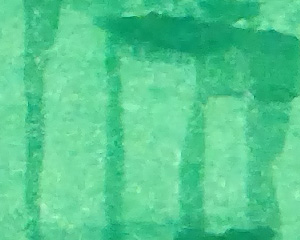
#> input picture ImageRecognition/ColorSamples/green1.jpg, 300 x 240 px
$ python color_data.py   (Python 2 division)
#> lines starting #> are read from the running program, lines starting #| are printed output that depends on the picture
#import the requigreen packages
import matplotlib.pyplot as plt
from matplotlib.colors import LogNorm
import cv2,glob
import numpy as np

#specify the color for which histogram is to be plotted
color = 'pieces/yellow'
# whether the plot should be on full scale or zoomed
zoom = 0
# load all the files in the folder
files = ['green1.jpg','green2.jpg','green3.jpg']
files.sort()
print files
# empty arrays for separating the channels for plotting
B = np.array([])
G = np.array([])
R = np.array([])
H = np.array([])
S = np.array([])
V = np.array([])
Y = np.array([])
Cr = np.array([])
Cb = np.array([])
LL = np.array([])
LA = np.array([])
LB = np.array([])

# Data creation
# append the values from each file to the respective channel
for fi in files[:]:
    # BGR
    im = cv2.imread(fi)
#> im is the input picture: shape (240, 300, 3); mean B, G, R 145, 203, 84.4
    b = im[:,:,0]
    b = b.reshape(b.shape[0]*b.shape[1])
    g = im[:,:,1]
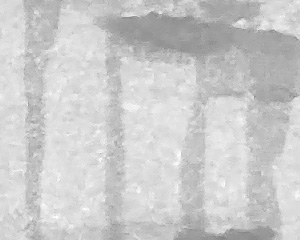
#> g: shape (240, 300); min 126, max 255, mean 203
    g = g.reshape(g.shape[0]*g.shape[1])
    r = im[:,:,2]
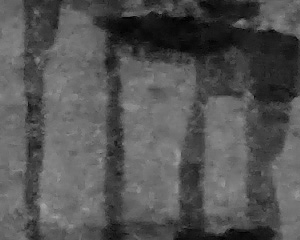
#> r: shape (240, 300); min 0, max 167, mean 84.4
    r = r.reshape(r.shape[0]*r.shape[1])
    B = np.append(B,b)
    G = np.append(G,g)
    R = np.append(R,r)
    # HSV
    hsv = cv2.cvtColor(im,cv2.COLOR_BGR2HSV)
#> hsv: shape (240, 300, 3); mean H, S, V 75.1, 152.4, 203
    h = hsv[:,:,0]
    h = h.reshape(h.shape[0]*h.shape[1])
    s = hsv[:,:,1]
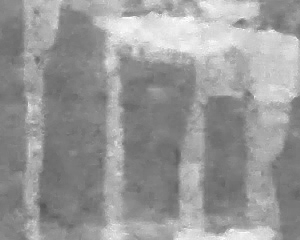
#> s: shape (240, 300); min 84, max 255, mean 152.4
    s = s.reshape(s.shape[0]*s.shape[1])
    v = hsv[:,:,2]
    v = v.reshape(v.shape[0]*v.shape[1])
    H = np.append(H,h)
    S = np.append(S,s)
    V = np.append(V,v)
    # YCrCb
    ycb = cv2.cvtColor(im,cv2.COLOR_BGR2YCrCb)
#> ycb: shape (240, 300, 3); mean of channels 0, 1, 2 160.9, 73.5, 119
    y = ycb[:,:,0]
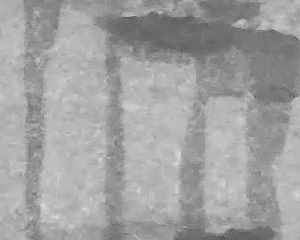
#> y: shape (240, 300); min 82, max 220, mean 160.9
    y = y.reshape(y.shape[0]*y.shape[1])
    cr = ycb[:,:,1]
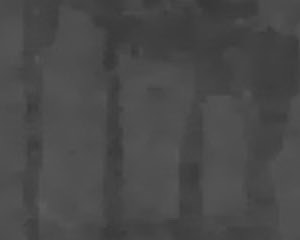
#> cr: shape (240, 300); min 55, max 92, mean 73.5
    cr = cr.reshape(cr.shape[0]*cr.shape[1])
    cb = ycb[:,:,2]
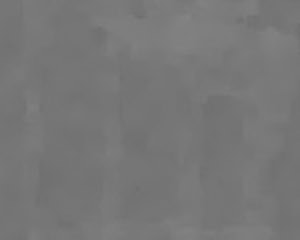
#> cb: shape (240, 300); min 110, max 133, mean 119
    cb = cb.reshape(cb.shape[0]*cb.shape[1])
    Y = np.append(Y,y)
    Cr = np.append(Cr,cr)
    Cb = np.append(Cb,cb)
    # Lab
    lab = cv2.cvtColor(im,cv2.COLOR_BGR2LAB)
#> lab: shape (240, 300, 3); mean of channels 0, 1, 2 188.8, 81.9, 147.4
    ll = lab[:,:,0]
    ll = ll.reshape(ll.shape[0]*ll.shape[1])
    la = lab[:,:,1]
    la = la.reshape(la.shape[0]*la.shape[1])
    lb = lab[:,:,2]
    lb = lb.reshape(lb.shape[0]*lb.shape[1])
    LL = np.append(LL,ll)
    LA = np.append(LA,la)
    LB = np.append(LB,lb)
#> pass 2 of the loop `for fi in files[:]:`:
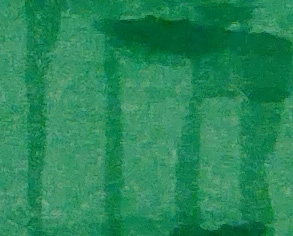
#> input picture ImageRecognition/ColorSamples/green2.jpg, 293 x 236 px
#> im is the input picture: shape (236, 293, 3); mean B, G, R 89.1, 136.2, 37.8
#> b: shape (236, 293)
#> g: shape (236, 293)
#> r: shape (236, 293)
#> hsv: shape (236, 293, 3); mean H, S, V 75.5, 188.8, 136.2
#> h: shape (236, 293)
#> s: shape (236, 293)
#> ycb: shape (236, 293, 3); mean of channels 0, 1, 2 101.4, 82.6, 121
#> y: shape (236, 293)
#> cr: shape (236, 293)
#> `cb = ycb[:,:,2]`:
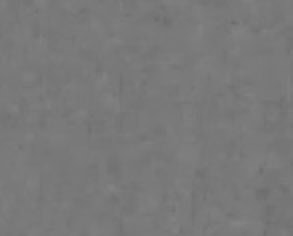
#> cb: shape (236, 293); min 107, max 133, mean 121
#> lab: shape (236, 293, 3); mean of channels 0, 1, 2 128.8, 89, 145.6
#> ll: shape (236, 293)
#> la: shape (236, 293)
#> `lb = lab[:,:,2]`:
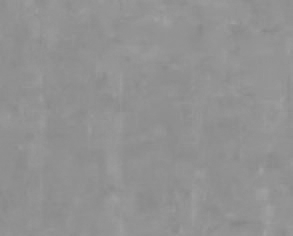
#> lb: shape (236, 293); min 133, max 161, mean 145.6
#> pass 3 of the loop `for fi in files[:]:`:
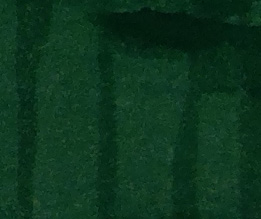
#> input picture ImageRecognition/ColorSamples/green3.jpg, 261 x 219 px
#> im is the input picture: shape (219, 261, 3); mean B, G, R 29.8, 52.5, 12.5
#> b: shape (219, 261)
#> g: shape (219, 261)
#> r: shape (219, 261)
#> hsv: shape (219, 261, 3); mean H, S, V 73.1, 198.7, 52.5
#> h: shape (219, 261)
#> `s = hsv[:,:,1]`:
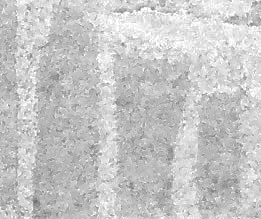
#> s: shape (219, 261); min 108, max 255, mean 198.7
#> ycb: shape (219, 261, 3); mean of channels 0, 1, 2 38, 109.8, 123.4
#> y: shape (219, 261)
#> `cr = ycb[:,:,1]`:
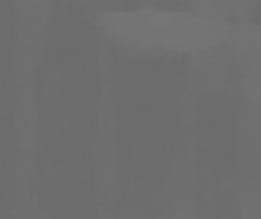
#> cr: shape (219, 261); min 106, max 119, mean 109.8
#> cb: shape (219, 261)
#> lab: shape (219, 261, 3); mean of channels 0, 1, 2 47.6, 107.8, 138.3
#> ll: shape (219, 261)
#> la: shape (219, 261)
#> lb: shape (219, 261)


# Plotting the histogram
nbins = 10
plt.figure(figsize=[20,10])
plt.subplot(2,3,1)
plt.hist2d(B, G, bins=nbins, norm=LogNorm())
plt.xlabel('B')
plt.ylabel('G')
plt.title('RGB')
if not zoom:
    plt.xlim([0,255])
    plt.ylim([0,255])
plt.colorbar()
plt.subplot(2,3,2)
plt.hist2d(B, R, bins=nbins, norm=LogNorm())
plt.colorbar()
plt.xlabel('B')
plt.ylabel('R')
plt.title('RGB')
if not zoom:
    plt.xlim([0,255])
    plt.ylim([0,255])
plt.subplot(2,3,3)
plt.hist2d(R, G, bins=nbins, norm=LogNorm())
plt.colorbar()
plt.xlabel('R')
plt.ylabel('G')
plt.title('RGB')
if not zoom:
    plt.xlim([0,255])
    plt.ylim([0,255])

plt.subplot(2,3,4)
plt.hist2d(H, S, bins=nbins, norm=LogNorm())
plt.colorbar()
plt.xlabel('H')
plt.ylabel('S')
plt.title('HSV')
if not zoom:
    plt.xlim([0,180])
    plt.ylim([0,255])

plt.subplot(2,3,5)
plt.hist2d(Cr, Cb, bins=nbins, norm=LogNorm())
plt.colorbar()
plt.xlabel('Cr')
plt.ylabel('Cb')
plt.title('YCrCb')
if not zoom:
    plt.xlim([0,255])
    plt.ylim([0,255])

plt.subplot(2,3,6)
plt.hist2d(LA, LB, bins=nbins, norm=LogNorm())
plt.colorbar()
plt.xlabel('A')
plt.ylabel('B')
plt.title('LAB')
# [6 lines of commented-out code are left out]

plt.show()
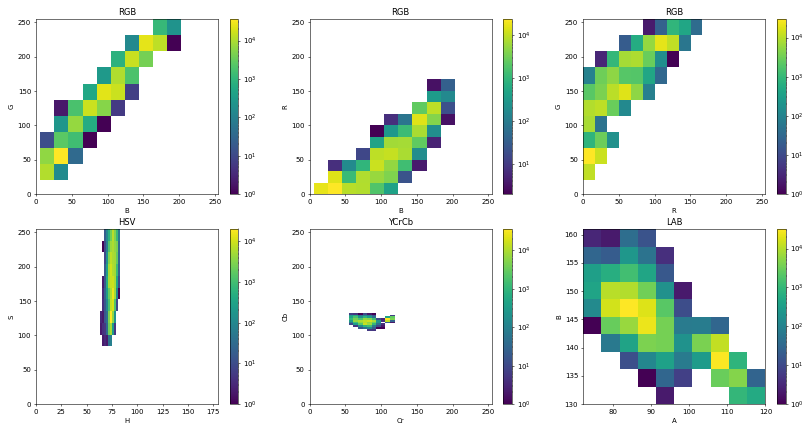
#> figure drawn by matplotlib, 12 panels
